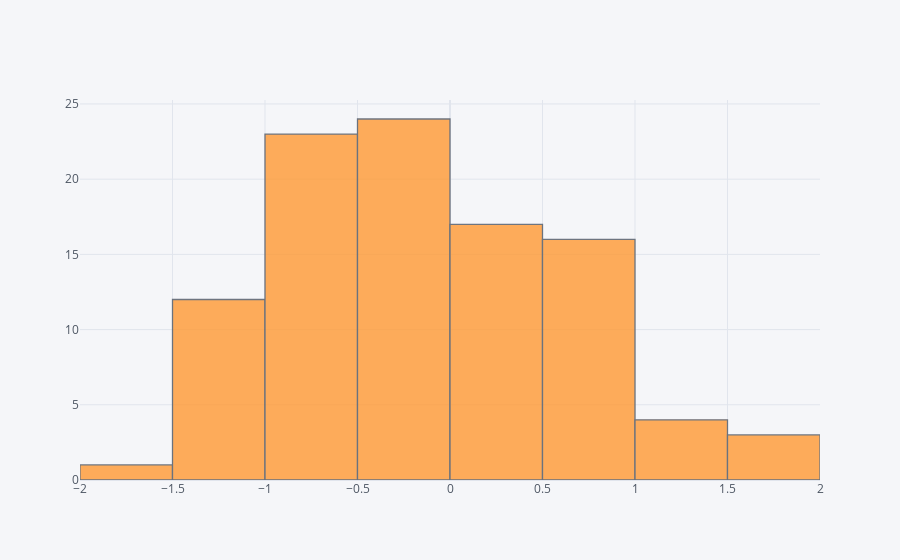

The cell this chart's notebook holds for it:
### Code cell
df['A'].iplot(kind= 'hist')

### Figure 1 — Plotly figure (JSON) as saved in the notebook; plotly's stock layout.template omitted (floating-point values rounded to 4 significant figures)
{"data": [{"histfunc": "count", "histnorm": "", "marker": {"color": "rgba(255, 153, 51, 1.0)", "line": {"color": "#4D5663", "width": 1.3}}, "name": "A", "opacity": 0.8, "orientation": "v", "type": "histogram", "x": [-0.5584, 0.7249, 0.0339, 0.442, 1.299, 0.9432, 1.386, -0.2354, -0.5133, -0.8749, 0.8408, -0.408, -0.2981, 0.2338, 0.8303, 0.8046, -1.001, 0.7798, -0.2199, -0.3744, 0.6445, 0.1223, 0.1145, -0.5928, -0.8381, -1.078, -0.5959, -0.4992, -0.329, -0.5089, 0.1569, -0.9862, -0.5546, -1.122, 0.3184, -1.112, -0.5215, -0.3424, 0.3563, -1.134, -0.1985, 0.6504, 1.463, 0.5286, -0.4266, -0.9418, 1.275, 0.7021, -0.8881, 0.1574, 0.2128, 0.6471, -1.978, -0.1871, 0.1128, -0.221, 0.8646, -0.1459, 0.5309, -1.001, -0.06881, -0.6692, 0.09385, -0.7011, -0.3184, -0.0904, -0.2273, -0.8209, -0.6144, -1.346, -0.1697, 0.403, 0.6308, -0.08189, -0.59, -0.8126, -0.5105, 0.2772, 1.938, 1.762, 0.9679, -1.342, 0.5976, -0.6504, 0.234, -0.178, -0.72, -0.4722, 1.644, -1.102, 0.4083, -1.276, -0.428, -1.22, -1.064, -0.509, 0.2671, -0.07513, -0.7792, -0.06457]}], "layout": {"barmode": "overlay", "legend": {"bgcolor": "#F5F6F9", "font": {"color": "#4D5663"}}, "paper_bgcolor": "#F5F6F9", "plot_bgcolor": "#F5F6F9", "title": {"font": {"color": "#4D5663"}}, "xaxis": {"gridcolor": "#E1E5ED", "showgrid": true, "tickfont": {"color": "#4D5663"}, "title": {"font": {"color": "#4D5663"}, "text": ""}, "zerolinecolor": "#E1E5ED"}, "yaxis": {"gridcolor": "#E1E5ED", "showgrid": true, "tickfont": {"color": "#4D5663"}, "title": {"font": {"color": "#4D5663"}, "text": ""}, "zerolinecolor": "#E1E5ED"}}}
